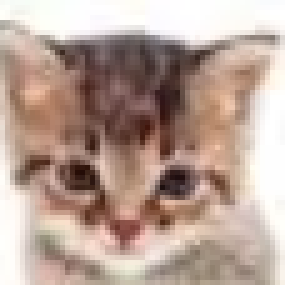
#> input picture 02_CV/18-template-matching/template.png, 57 x 57 px (shown 5 times larger)
$ jupyter execute notebook.ipynb   (shell and % lines are left out)
#> lines starting #> are read from the running program, lines starting #| are printed output that depends on the picture; after the words box and inside, x2 and y2 are one past the last pixel; in counts of white or black regions, pixels touching at a corner belong together
#### Template matching using OpenCV

[cell 1]
#importing modules
import cv2
import numpy as np
import matplotlib.pyplot as plt

template = cv2.imread('template.png',0)
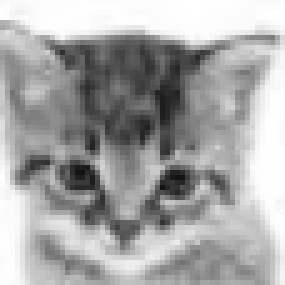
#> template: shape (57, 57) (shown 5 times larger); min 18, max 255, mean 167
image = cv2.imread('image.jpeg',0)
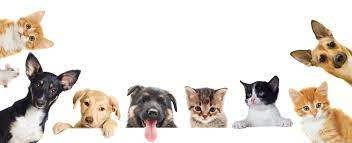
#> input picture 02_CV/18-template-matching/image.jpeg, 352 x 143 px
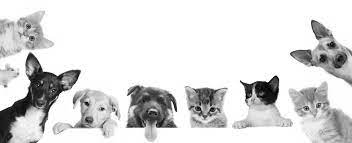
#> image: shape (143, 352); min 0, max 255, mean 218.5

[cell 2]
w,h = template.shape[::-1]
#> w = 57; h = 57
#template matching
result = cv2.matchTemplate(image,template,cv2.TM_CCORR_NORMED)
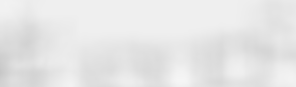
#> result: shape (87, 296) float32; min 0.78, max 0.963, mean 0.905
plt.imshow(image)
plt.show()
plt.imshow(result)
plt.show()

The brightest region aroiund 150-200 on x axis is our template, Let's filter it

[cell 3]
threshold =0.96
loc = np.where(result>=threshold)
#> loc = 35 positions, rows 78 to 82, columns 176 to 185
for i in zip(*loc[::-1]):
    cv2.rectangle(image,i,(i[0]+w, i[1]+h), (0,0,255),2)
#> this loop made 35 passes
#> i on passes 1 to 12: (178, 78), (179, 78), (180, 78), (181, 78), (182, 78), (177, 79), (178, 79), (179, 79), (180, 79), (181, 79), (182, 79), (183, 79)
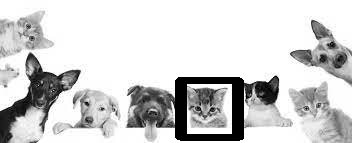
#> image: shape (143, 352); 4.25% of pixels changed, all inside (x1, y1, x2, y2) = (175, 77, 244, 141)


plt.imshow(image)
plt.show()
